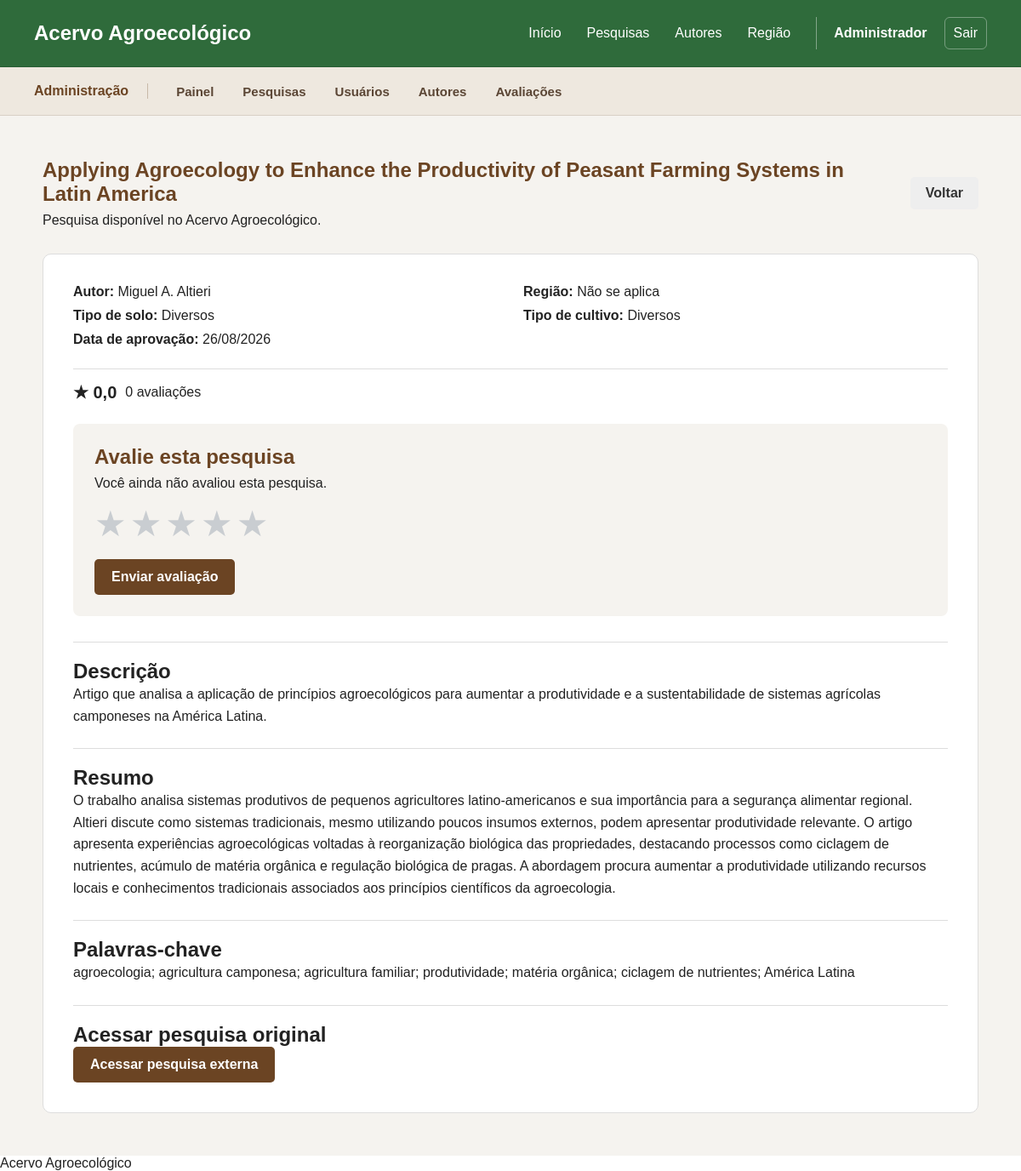
Screenshot of /pages/pesquisa.php?id=13 (signed in) with the database file from the repository.
### tables this page shows
CREATE TABLE `pesquisas` (
  `id` int(11) NOT NULL,
  `titulo` varchar(250) NOT NULL,
  `descricao` text NOT NULL,
  `resumo` longtext DEFAULT NULL,
  `palavras_chave` varchar(255) DEFAULT NULL,
  `link` varchar(500) DEFAULT NULL,
  `autor_id` int(11) NOT NULL,
  `regiao_id` int(11) NOT NULL,
  `solo_informado` varchar(80) DEFAULT NULL,
  `solo_id` int(11) DEFAULT NULL,
  `cultivo_informado` varchar(80) DEFAULT NULL,
  `cultivo_id` int(11) DEFAULT NULL,
  `pesquisador_id` int(11) NOT NULL,
  `administrador_id` int(11) DEFAULT NULL,
  `status` enum('Pendente','Aprovada','Rejeitada') NOT NULL DEFAULT 'Pendente',
  `observacao` text DEFAULT NULL,
  `dataEnvio` datetime NOT NULL DEFAULT current_timestamp(),
  `dataAprovacao` datetime DEFAULT NULL
);

CREATE TABLE `autores` (
  `id` int(11) NOT NULL,
  `usuario_id` int(11) DEFAULT NULL,
  `nome` varchar(150) NOT NULL,
  `foto` varchar(255) DEFAULT NULL,
  `biografia` text DEFAULT NULL,
  `instituicao` varchar(150) DEFAULT NULL
);

CREATE TABLE `regioes` (
  `id` int(11) NOT NULL,
  `nome` varchar(30) NOT NULL
);

### pages/pesquisa.php (the view, shortened to what this page needs)
<?php
require_once "../includes/conexao.php";
$pesquisaId = filter_input(
    INPUT_GET,
    "id",
    FILTER_VALIDATE_INT
);
$sql = "
    SELECT
        p.id,
        p.titulo,
        p.descricao,
        p.resumo,
        p.palavras_chave,
        p.link,
        p.solo_informado,
        p.cultivo_informado,
        p.dataAprovacao,
        a.nome AS autor,
        a.instituicao AS autor_instituicao,
        a.biografia AS autor_biografia,
        r.nome AS regiao,
        COALESCE(AVG(av.nota), 0) AS media_avaliacao,
        COUNT(av.id) AS quantidade_avaliacoes
    FROM pesquisas p
    INNER JOIN autores a
        ON p.autor_id = a.id
    INNER JOIN regioes r
        ON p.regiao_id = r.id
    LEFT JOIN avaliacoes_pesquisas av
        ON av.pesquisa_id = p.id
    WHERE p.id = ?
    AND p.status = 'Aprovada'
    GROUP BY
        p.id,
        p.titulo,
        p.descricao,
        p.resumo,
        p.palavras_chave,
        p.link,
        p.solo_informado,
        p.cultivo_informado,
        p.dataAprovacao,
        a.nome,
        a.instituicao,
        a.biografia,
        r.nome
    LIMIT 1
";
$stmt = $conn->prepare($sql);
$stmt->bind_param(
    "i",
    $pesquisaId
);
$stmt->execute();
$resultado = $stmt->get_result();
$pesquisa = $resultado->fetch_assoc();
$mediaAvaliacao = number_format(
    (float)$pesquisa["media_avaliacao"],
    1,
    ",",
    "."
);
$minhaNota = 0;
require_once "../includes/header.php";
require_once "../includes/menu.php";
?>
<main class="pagina-pesquisa">
    <section class="detalhes-pesquisa-publica">
        <div class="cabecalho-detalhes-pesquisa">
            <div>
                <h1>
                    <?php
                    echo htmlspecialchars(
                        $pesquisa["titulo"]
                    );
                    ?>
                </h1>
                <p>
                    Pesquisa disponível no Acervo Agroecológico.
                </p>
            </div>
            <a
                href="pesquisas.php"
                class="botao-voltar"
            >
                Voltar
            </a>
        </div>
        <article class="conteudo-pesquisa">
            <div class="informacoes-pesquisa">
                <p>
                    <strong>Autor:</strong>
                    <?php
                    echo htmlspecialchars(
                        $pesquisa["autor"]
                    );
                    ?>
                </p>
                <p>
                    <strong>Região:</strong>
                    <?php
                    echo htmlspecialchars(
                        $pesquisa["regiao"]
                    );
                    ?>
                </p>
                <p>
                    <strong>Tipo de solo:</strong>
                    <?php
                    echo htmlspecialchars(
                        $pesquisa["solo_informado"]
                    );
                    ?>
                </p>
                <p>
                    <strong>Tipo de cultivo:</strong>
                    <?php
                    echo htmlspecialchars(
                        $pesquisa["cultivo_informado"]
                    );
                    ?>
                </p>
                <?php
                if (!empty($pesquisa["dataAprovacao"])) :
                ?>
                    <p>
                        <strong>
                            Data de aprovação:
                        </strong>
                        <?php
                        echo date(
                            "d/m/Y",
                            strtotime(
                                $pesquisa["dataAprovacao"]
                            )
                        );
                        ?>
                    </p>
                <?php endif; ?>
            </div>
            <div class="avaliacao-detalhes">
                <span class="nota-pesquisa">
                    ★ <?php echo $mediaAvaliacao; ?>
                </span>
                <span>
                    <?php
                    echo (int)$pesquisa[
                        "quantidade_avaliacoes"
                    ];
                    ?>
                    avaliações
                </span>
            </div>
            <div class="area-avaliacao">
                <h2>Avalie esta pesquisa</h2>
                <?php if ($minhaNota > 0) : ?>
                    <p>
                        Sua avaliação atual:
                        <strong>
                            <?php echo $minhaNota; ?>
                            estrela<?php
                            echo $minhaNota > 1
                                ? "s"
                                : "";
                            ?>
                        </strong>
                    </p>
                <?php else : ?>
                    <p>
                        Você ainda não avaliou esta pesquisa.
                    </p>
                <?php endif; ?>
                <form
                    method="POST"
                    class="formulario-estrelas"
                >
                    <div class="opcoes-estrelas">
                        <?php for ($i = 5; $i >= 1; $i--) : ?>
                            <label
                                for="nota-<?php echo $i; ?>"
                                class="opcao-estrela"
                                title="<?php echo $i; ?> estrela<?php echo $i > 1 ? 's' : ''; ?>"
                                aria-label="<?php echo $i; ?> estrela<?php echo $i > 1 ? 's' : ''; ?>"
                            >
                                ★
                            </label>
                        <?php endfor; ?>
                    </div>
                    <button
                        type="submit"
                        class="botao-avaliar"
                    >
                        <?php
                        echo $minhaNota > 0
                            ? "Atualizar avaliação"
                            : "Enviar avaliação";
                        ?>
                    </button>
                </form>
            </div>
            <div class="bloco-detalhes">
                <h2>Descrição</h2>
                <p>
                    <?php
                    echo nl2br(
                        htmlspecialchars(
                            $pesquisa["descricao"]
                        )
                    );
                    ?>
                </p>
            </div>
            <?php if (!empty($pesquisa["resumo"])) : ?>
                <div class="bloco-detalhes">
                    <h2>Resumo</h2>
                    <p>
                        <?php
                        echo nl2br(
                            htmlspecialchars(
                                $pesquisa["resumo"]
                            )
                        );
                        ?>
                    </p>
                </div>
            <?php endif; ?>
            <?php
            if (!empty($pesquisa["palavras_chave"])) :
            ?>
                <div class="bloco-detalhes">
                    <h2>Palavras-chave</h2>
                    <p>
                        <?php
                        echo htmlspecialchars(
                            $pesquisa["palavras_chave"]
                        );
                        ?>
                    </p>
                </div>
            <?php endif; ?>
            <?php if (!empty($pesquisa["link"])) : ?>
                <div class="bloco-detalhes">
                    <h2>
                        Acessar pesquisa original
                    </h2>
                    <a
                        href="<?php
                        echo htmlspecialchars(
                            $pesquisa["link"]
                        );
                        ?>"
                        target="_blank"
                        rel="noopener noreferrer"
                        class="botao-link-pesquisa"
                    >
                        Acessar pesquisa externa
                    </a>
                </div>
            <?php endif; ?>
        </article>
    </section>
</main>
<?php
require_once "../includes/footer.php";
?>

### css/style.css (style rules this page uses)
* { margin: 0; padding: 0; box-sizing: border-box; }
body { font-family: Arial, sans-serif; background-color: #ffffff; color: #222222; }

### css/pesquisas.css (style rules this page uses)
.pagina-pesquisa { min-height: calc(100vh - 80px); padding: 50px 20px; background-color: #f5f3ef; }
.botao-voltar { padding: 10px 18px; background-color: #eeeeee; color: #333333; border-radius: 5px; text-decoration: none; font-weight: bold; }
.bloco-detalhes { margin-top: 25px; padding-top: 20px; border-top: 1px solid #dddddd; }
.bloco-detalhes p { line-height: 1.6; }
.detalhes-pesquisa-publica { width: 100%; max-width: 1100px; margin: 0 auto; }
.cabecalho-detalhes-pesquisa { display: flex; justify-content: space-between; align-items: center; gap: 20px; margin-bottom: 30px; }
.cabecalho-detalhes-pesquisa h1 { margin-bottom: 8px; color: #6b4423; }
.conteudo-pesquisa { padding: 35px; background-color: #ffffff; border: 1px solid #dddddd; border-radius: 10px; }
.informacoes-pesquisa { display: grid; grid-template-columns: repeat(2, minmax(0, 1fr)); gap: 10px 30px; }
.avaliacao-detalhes { display: flex; align-items: center; gap: 10px; margin-top: 25px; padding: 15px 0; border-top: 1px solid #dddddd; }
.nota-pesquisa { font-size: 20px; font-weight: bold; }
.botao-link-pesquisa { display: inline-block; padding: 12px 20px; background-color: #6b4423; color: #ffffff; border-radius: 5px; text-decoration: none; font-weight: bold; }
.area-avaliacao { margin-top: 10px; margin-bottom: 30px; padding: 25px; background-color: #f5f3ef; border-radius: 8px; }
.area-avaliacao h2 { margin-bottom: 8px; color: #6b4423; }
.area-avaliacao p { margin-bottom: 18px; }
.opcoes-estrelas { display: flex; flex-direction: row-reverse; justify-content: flex-end; align-items: center; gap: 4px; margin-bottom: 20px; }
.opcao-estrela { display: inline-block; color: #c9cdd1; font-size: 42px; line-height: 1; cursor: pointer; transition: color 0.15s ease, transform 0.15s ease; }
.botao-avaliar { padding: 12px 20px; border: none; border-radius: 5px; background-color: #6b4423; color: white; font-size: 16px; font-weight: bold; cursor: pointer; }

### rows the page displays
pesquisas: titulo "Applying Agroecology to Enhance the Productivity of Peasant Farming Systems in Latin America", autor.nome "Miguel A. Altieri", regiao.nome "Não se aplica", solo_informado "Diversos", cultivo_informado "Diversos", dataAprovacao "26/08/2026", descricao "Artigo que analisa a aplicação de princípios agroecológicos para aumentar a produtividade e a sustentabilidade de sistemas agrícolas camponeses na América Latina.", resumo "O trabalho analisa sistemas produtivos de pequenos agricultores latino-americanos e sua importância para a segurança alimentar regional. Altieri discute como sistemas tradicionais, mesmo utilizando poucos insumos externos, podem apresentar produtividade relevante. O artigo apresenta experiências agroecológicas voltadas à reorganização biológica das propriedades, destacando processos como ciclagem de nutrientes, acúmulo de matéria orgânica e regulação biológica de pragas. A abordagem procura aumentar a produtividade utilizando recursos locais e conhecimentos tradicionais associados aos princípios científicos da agroecologia.", palavras_chave "agroecologia; agricultura camponesa; agricultura familiar; produtividade; matéria orgânica; ciclagem de nutrientes; América Latina"

### other values shown
$_SESSION["usuario_nome"] "Administrador"
$mediaAvaliacao "0,0"
